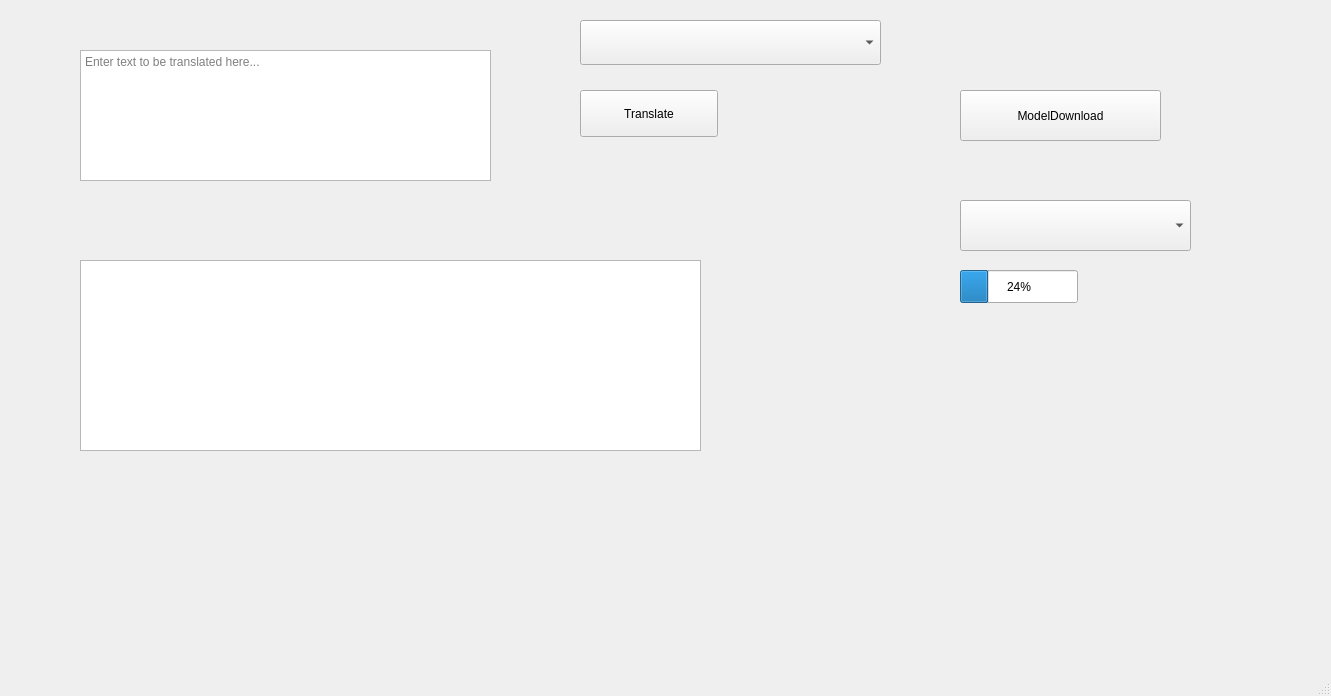
<?xml version="1.0" encoding="UTF-8"?>
<ui version="4.0">
 <class>MainWindow</class>
 <widget class="QMainWindow" name="MainWindow">
  <property name="geometry">
   <rect>
    <x>0</x>
    <y>0</y>
    <width>1331</width>
    <height>696</height>
   </rect>
  </property>
  <property name="windowTitle">
   <string>translateLocally</string>
  </property>
  <widget class="QWidget" name="centralwidget">
   <widget class="QPlainTextEdit" name="inputBox">
    <property name="geometry">
     <rect>
      <x>80</x>
      <y>50</y>
      <width>411</width>
      <height>131</height>
     </rect>
    </property>
    <property name="placeholderText">
     <string>Enter text to be translated here...</string>
    </property>
   </widget>
   <widget class="QPushButton" name="translateButton">
    <property name="geometry">
     <rect>
      <x>580</x>
      <y>90</y>
      <width>138</width>
      <height>47</height>
     </rect>
    </property>
    <property name="text">
     <string>Translate</string>
    </property>
   </widget>
   <widget class="QTextBrowser" name="outputBox">
    <property name="geometry">
     <rect>
      <x>80</x>
      <y>260</y>
      <width>621</width>
      <height>191</height>
     </rect>
    </property>
   </widget>
   <widget class="QPushButton" name="modelDownload">
    <property name="geometry">
     <rect>
      <x>960</x>
      <y>90</y>
      <width>201</width>
      <height>51</height>
     </rect>
    </property>
    <property name="text">
     <string>ModelDownload</string>
    </property>
   </widget>
   <widget class="QComboBox" name="Models">
    <property name="geometry">
     <rect>
      <x>960</x>
      <y>200</y>
      <width>231</width>
      <height>51</height>
     </rect>
    </property>
    <property name="currentText">
     <string/>
    </property>
    <property name="placeholderText">
     <string/>
    </property>
   </widget>
   <widget class="QProgressBar" name="progressBar">
    <property name="enabled">
     <bool>true</bool>
    </property>
    <property name="geometry">
     <rect>
      <x>960</x>
      <y>270</y>
      <width>118</width>
      <height>33</height>
     </rect>
    </property>
    <property name="value">
     <number>24</number>
    </property>
   </widget>
   <widget class="QComboBox" name="localModels">
    <property name="geometry">
     <rect>
      <x>580</x>
      <y>20</y>
      <width>301</width>
      <height>45</height>
     </rect>
    </property>
   </widget>
  </widget>
  <widget class="QMenuBar" name="menubar">
   <property name="geometry">
    <rect>
     <x>0</x>
     <y>0</y>
     <width>1331</width>
     <height>43</height>
    </rect>
   </property>
  </widget>
  <widget class="QStatusBar" name="statusbar"/>
 </widget>
 <resources/>
 <connections/>
</ui>
